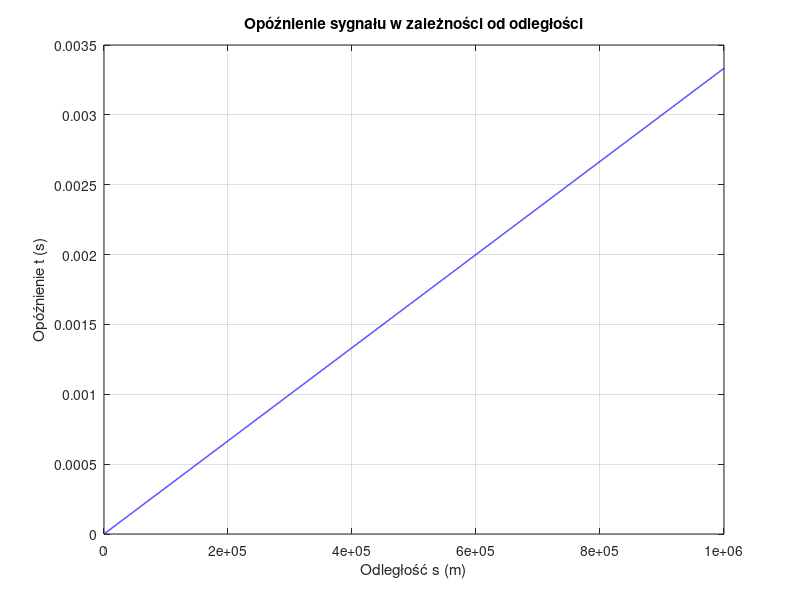

MATLAB code for this plot:
% Parametry
v = 3e8; % Prędkość sygnału (np. światła w próżni) w m/s
s = 0:100:1e6; % Odległości od 0 do 1 000 000 m, krok co 100 m

% Obliczanie opóźnień
t = s / v; % Czas opóźnienia w sekundach

% Wykres
figure;
plot(s, t, 'b-', 'LineWidth', 1); % Rysowanie wykresu
grid on; % Włączenie siatki
title('Opóźnienie sygnału w zależności od odległości');
xlabel('Odległość s (m)');
ylabel('Opóźnienie t (s)');